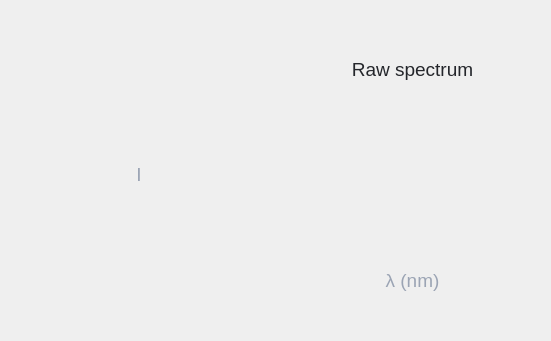
    <widget class="QFrame" name="raw_plot_frame">
     <property name="geometry">
      <rect>
       <x>16</x>
       <y>510</y>
       <width>551</width>
       <height>341</height>
      </rect>
     </property>
     <property name="styleSheet">
      <string notr="true">outline-width: 0ps;
border-radius: 0px;
border-style: solid;
border-width: 0px;</string>
     </property>
     <property name="frameShape">
      <enum>QFrame::StyledPanel</enum>
     </property>
     <property name="frameShadow">
      <enum>QFrame::Raised</enum>
     </property>
     <widget class="QWidget" name="verticalLayoutWidget_2">
      <property name="geometry">
       <rect>
        <x>5</x>
        <y>19</y>
        <width>541</width>
        <height>311</height>
       </rect>
      </property>
      <layout class="QGridLayout" name="raw_spectrum_grid_layout">
       <item row="1" column="0">
        <widget class="QLabel" name="raw_plot_i_label">
         <property name="font">
          <font>
           <pointsize>14</pointsize>
           <weight>50</weight>
           <bold>false</bold>
          </font>
         </property>
         <property name="styleSheet">
          <string notr="true">color: #9ba4b4;</string>
         </property>
         <property name="text">
          <string>I</string>
         </property>
         <property name="alignment">
          <set>Qt::AlignCenter</set>
         </property>
         <property name="wordWrap">
          <bool>false</bool>
         </property>
         <property name="margin">
          <number>1</number>
         </property>
        </widget>
       </item>
       <item row="0" column="1">
        <widget class="QLabel" name="raw_plot_label">
         <property name="font">
          <font>
           <pointsize>14</pointsize>
           <weight>50</weight>
           <bold>false</bold>
          </font>
         </property>
         <property name="styleSheet">
          <string notr="true">color: #24262b;</string>
         </property>
         <property name="text">
          <string>Raw spectrum</string>
         </property>
         <property name="alignment">
          <set>Qt::AlignCenter</set>
         </property>
         <property name="wordWrap">
          <bool>false</bool>
         </property>
         <property name="margin">
          <number>1</number>
         </property>
        </widget>
       </item>
       <item row="2" column="1">
        <widget class="QLabel" name="raw_plot_lambda_label">
         <property name="font">
          <font>
           <pointsize>14</pointsize>
           <weight>50</weight>
           <bold>false</bold>
          </font>
         </property>
         <property name="styleSheet">
          <string notr="true">color: #9ba4b4;</string>
         </property>
         <property name="text">
          <string>λ (nm)</string>
         </property>
         <property name="alignment">
          <set>Qt::AlignCenter</set>
         </property>
         <property name="wordWrap">
          <bool>false</bool>
         </property>
         <property name="margin">
          <number>1</number>
         </property>
        </widget>
       </item>
       <item row="1" column="1">
        <widget class="PlotWidget" name="raw_plot" native="true"/>
       </item>
      </layout>
     </widget>
    </widget>
